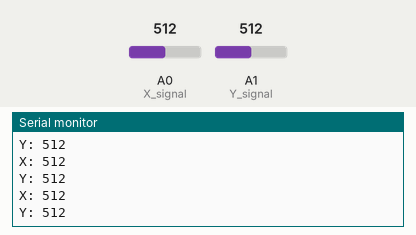
Simulated run of this sketch. Board: Arduino Uno, built with avr-gcc and run on an emulated ATmega328P. Parts: the last lines printed to the serial monitor. The test bench sets the inputs (shaded band); at power-on: A0 (X_signal) = 512, A1 (Y_signal) = 512.

Above: at 2.7 s.
2.8 s: A0 (X_signal) set to 11
At 3.26 s:
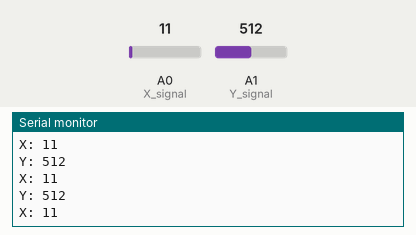
4.3 s: A0 (X_signal) set to 8
At 4.38 s:
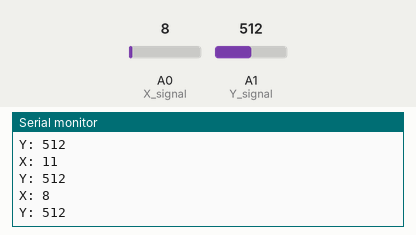
8.8 s: A0 (X_signal) set to 89
At 8.85 s:
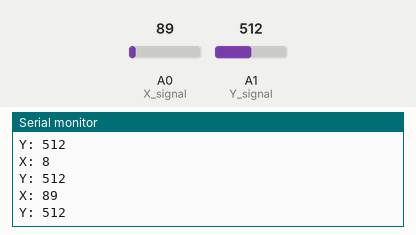
10.3 s: A0 (X_signal) set to 111
At 10.37 s:
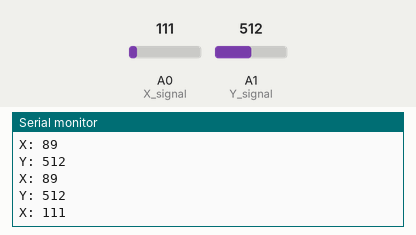
Timing chart, 0 to 12.8 s (numbered marks = the images above; inputs shaded):
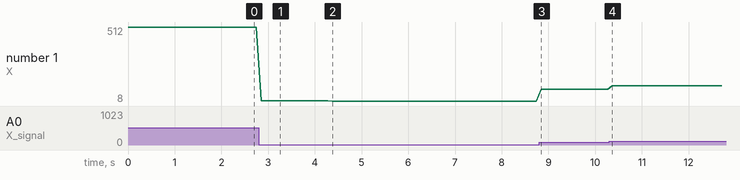

Measured:
- the behaviour switches between 10 and 9 on A0 (X_signal) (found by bisection; images 1 and 2)
- the behaviour switches between 99 and 100 on A0 (X_signal) (found by bisection; images 3 and 4)
- after the input at 2.8 s, the serial monitor: prints a new line after 0.05 s (image 1)
- after the input at 4.3 s, the serial monitor: prints a new line after 0.07 s (image 2)
- after the input at 8.8 s, the serial monitor: prints a new line at once (image 3)
- after the input at 10.3 s, the serial monitor: prints a new line after 0.07 s (image 4)
- plotted number 1: 512 → 11 after the input at 2.8 s, 11 → 8 after the input at 4.3 s, 8 → 89 after the input at 8.8 s, 89 → 111 after the input at 10.3 s

The sketch:

minicar.ino
```cpp
#include <SoftwareSerial.h>
int X_signal = A0;  //X축 PIN
int X=0;//x축 값
int Y_signal = A1;  //Y축 PIN
int Y=0;//y축 값
int BLUETOOTH_TX=2;
int BLUETOOTH_RX=3;
SoftwareSerial mySerial(BLUETOOTH_TX,BLUETOOTH_RX);

void setup()

{
  Serial.begin(9600);   //시리얼모니터
  mySerial.begin(9600);  //블루투스 시리얼
  pinMode(BLUETOOTH_TX, INPUT_PULLUP);
  }

void loop()
{
   int X=analogRead(X_signal);
   int Y=analogRead(Y_signal);
 Serial.print("X: ");
 Serial.println(X);
 Serial.print("Y: ");
 Serial.println(Y);

if(Y>=750&&Y<=800)
{
  if(X>=800&&X<=810){ mySerial.write("I");}
  else if(X>=811){mySerial.write("C");}
  else if(X<=800){mySerial.write("G");}
}

else if(Y<=799)
{
  if(X>=800&&X<=810){ mySerial.write("E");}
  else if(X>=811){mySerial.write("D");}
  else if(X<=800){mySerial.write("F");}
}

 else if(Y=1023)
{
  if(X>=800&&X<=810){ mySerial.write("A");}
  else if(X>=811){mySerial.write("B");}
  else if(X<=800){mySerial.write("H");}
}
  delay(100);
}
```
